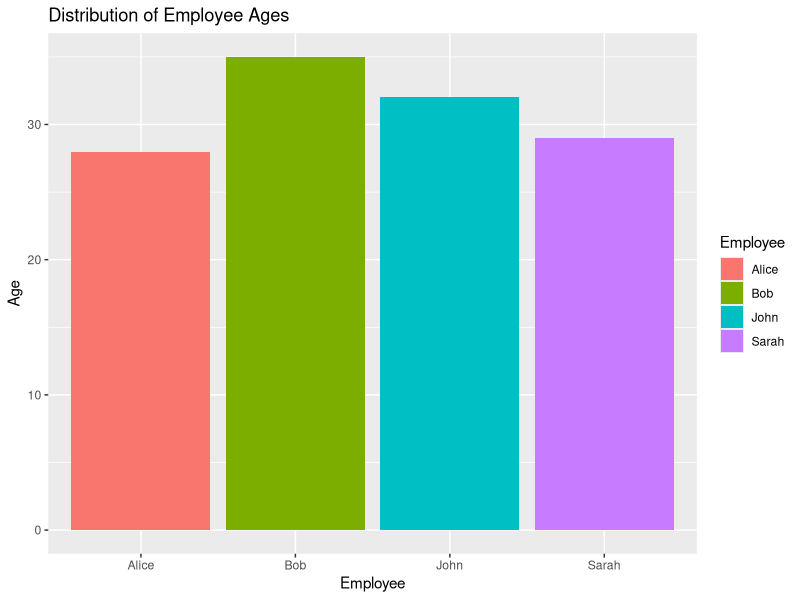
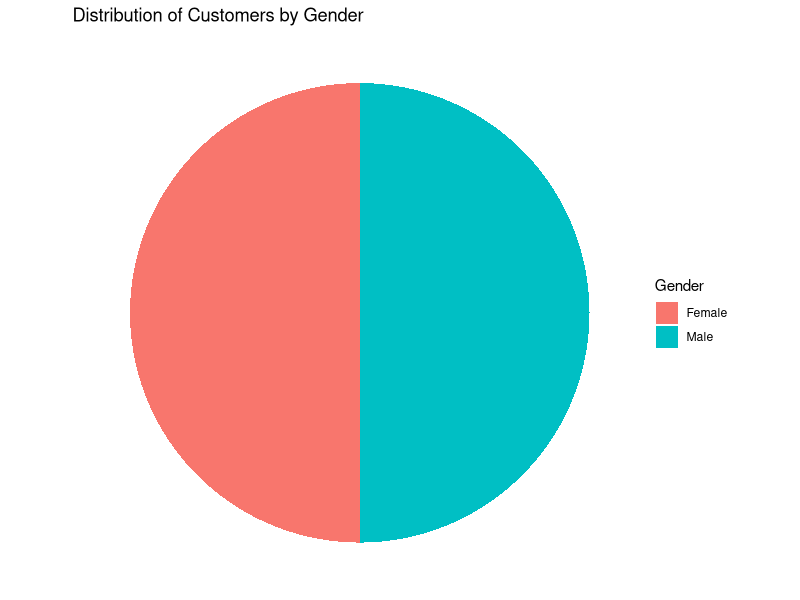

R code for these plots, in order:
employee_data <- data.frame(
  Employee = c("John", "Alice", "Bob", "Sarah"),
  Age = c(32, 28, 35, 29),
  Gender = c("Male", "Female", "Male", "Female"),
  Department = c("HR", "Sales", "IT", "Finance"),
  Salary = c(60000, 70000, 75000, 68000)
)

library(ggplot2)
age_chart <- ggplot(employee_data, aes(x = Employee, y = Age, fill = Employee)) +
  geom_bar(stat = "identity") +
  labs(title = "Distribution of Employee Ages",
       x = "Employee",
       y = "Age")
print(age_chart)
#2
gender_pie <- ggplot(employee_data, aes(x = "", fill = Gender)) +
  geom_bar(width = 1, stat = "count") +
  coord_polar(theta = "y") +
  labs(title = "Distribution of Customers by Gender") +
  theme_void()
print(gender_pie)
library(knitr)
library(kableExtra)
demographic_table <- kable(employee_data, caption = "Demographic Information for Each Employee") %>%
  kable_styling(bootstrap_options = c("striped", "hover", "condensed", "responsive"))

# Show the table
print(demographic_table)
